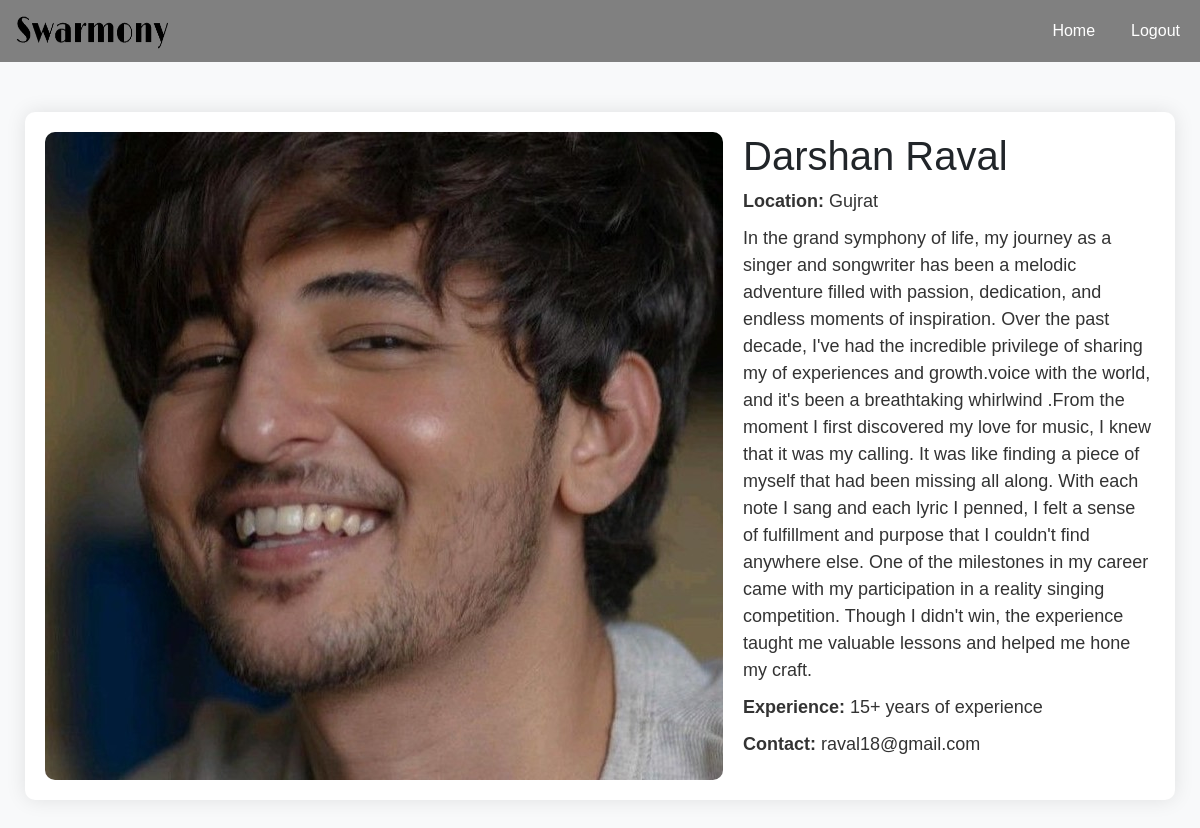
Screenshot of /detail.php?id=2 with the database file from the repository.
### tables this page shows
CREATE TABLE `artists` (
  `id` int(11) NOT NULL,
  `artistType` varchar(128) NOT NULL,
  `name` varchar(128) NOT NULL,
  `location` varchar(128) NOT NULL,
  `sdes` varchar(255) NOT NULL,
  `description` varchar(1000) NOT NULL,
  `image` varchar(100) NOT NULL,
  `experience` varchar(128) NOT NULL,
  `email` varchar(100) NOT NULL
);

### detail.php (the view, shortened to what this page needs)
<!DOCTYPE html>
<html lang="en">
<head>
    <link href="https://cdnjs.cloudflare.com/ajax/libs/twitter-bootstrap/5.3.0/css/bootstrap.min.css" rel="stylesheet">
</head>
<body>
    <nav class="navbar navbar-expand-lg navbar-light custom-navbar">
        <div class="container-fluid">
            <a class="navbar-brand custom-navbar-brand" href="index.php">
                <img src="logo.png" alt="Logo" width="160" height="36" class="d-inline-block align-top">
            </a>
            <div class="collapse navbar-collapse" id="navbarNav">
                <ul class="navbar-nav ms-auto">
                    <li class="nav-item">
                        <a class="nav-link custom-nav-link" href="index.php">Home</a>
                    </li>
                    <li class="nav-item">
                        <a class="nav-link custom-nav-link" href="logout.php">Logout</a>
                    </li>
                </ul>
            </div>
        </div>
    </nav>
    <?php
        require('db.php');
        if (isset($_GET['id'])) {
            $artist_id = $_GET['id'];
            $query = "SELECT * FROM artists WHERE id = $artist_id";
            $result = mysqli_query($conn, $query);
            if (mysqli_num_rows($result) > 0) {
                $artist = mysqli_fetch_assoc($result);
                ?>
                <div class="custom-artist-details">
                    <img src="<?php echo $artist['image']; ?>" alt="<?php echo $artist['name']; ?>">
                    <div>
                        <h1><?php echo $artist['name']; ?></h1>
                        <p><strong>Location:</strong> <?php echo $artist['location']; ?></p>
                        <p><?php echo $artist['description']; ?></p>
                        <p><strong>Experience:</strong> <?php echo $artist['experience']; ?></p>
                        <p><strong>Contact:</strong> <?php echo $artist['email']; ?></p>
                    </div>
                </div>
                <?php
            } else {
                echo "Artist not found.";
            }
        } else {
            echo "Artist ID not provided.";
        }
    ?>
</body>
</html>

### detail.php (style rules this page uses)
body { font-family: Arial, sans-serif; background-color: #f8f9fa; margin: 0; padding: 0; }
.custom-navbar { background-color: gray; }
.custom-navbar-brand, .custom-navbar-nav .custom-nav-link { color: black; }
.custom-nav-link { color: #fff; }
.nav-item { margin-left: 20px; }
.custom-artist-details { max-width: 1150px; margin: 50px auto; background-color: #fff; padding: 20px; border-radius: 10px; box-shadow: 0 0 20px rgba(0, 0, 0, 0.1); display: flex; align-items: flex-start; }
.custom-artist-details img { flex: 0 0 200px; height: auto; border-radius: 10px; margin-right: 20px; }
.custom-artist-details div { flex-grow: 1; }
.custom-artist-details h2, .custom-artist-details p { margin: 0 0 10px 0; color: #333; font-size: 18px; line-height: 1.5; }
.custom-artist-details p:last-child { margin-bottom: 0; }

### rows the page displays
artists: image (picture), name "Darshan Raval", location "Gujrat", description "In the grand symphony of life, my journey as a singer and songwriter has been a melodic adventure filled with passion, dedication, and endless moments of inspiration. Over the past decade, I've had the incredible privilege of sharing my of experiences and growth.voice with the world, and it's been a breathtaking whirlwind .From the moment I first discovered my love for music, I knew that it was my calling. It was like finding a piece of myself that had been missing all along. With each note I sang and each lyric I penned, I felt a sense of fulfillment and purpose that I couldn't find anywhere else. One of the milestones in my career came with my participation in a reality singing…", experience "15+ years of experience", email "raval18@gmail.com"
